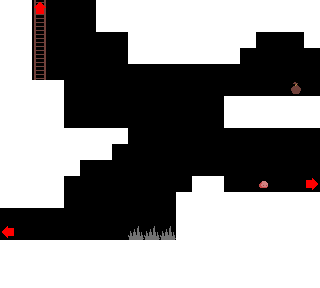

A level layout from a 2D game, rendered from its tile map. Below: a short description, then the map file with its tile-grid data intact:
An orthogonal 20x18 tile map with 16x16 px tiles, 2 tile layers (Tile Layer 1, Tile Layer 2).

<map version="1.10" tiledversion="1.11.2" orientation="orthogonal" renderorder="right-up" width="20" height="18" tilewidth="16" tileheight="16" infinite="0" nextlayerid="3" nextobjectid="1">
 <tileset firstgid="1" source="../../tiletypes.tsx" />
 <layer id="1" name="Tile Layer 1" width="20" height="18">
  <data encoding="csv">
1,1,18,0,0,0,1,1,1,1,1,1,1,1,1,1,1,1,1,1,
1,1,18,0,0,0,1,1,1,1,1,1,1,1,1,1,1,1,1,1,
1,1,18,0,0,0,0,0,1,1,1,1,1,1,1,1,0,0,0,1,
1,1,18,0,0,0,0,0,1,1,1,1,1,1,1,0,0,0,0,0,
1,1,18,0,0,0,0,0,0,0,0,0,0,0,0,0,0,0,0,0,
1,1,1,1,0,0,0,0,0,0,0,0,0,0,0,0,0,0,25,0,
1,1,1,1,0,0,0,0,0,0,0,0,0,0,1,1,1,1,1,1,
1,1,1,1,0,0,0,0,0,0,0,0,0,0,1,1,1,1,1,1,
1,1,1,1,1,1,1,1,0,0,0,0,0,0,0,0,0,0,0,0,
1,1,1,1,1,1,1,0,0,0,0,0,0,0,0,0,0,0,0,0,
1,1,1,1,1,0,0,0,0,0,0,0,0,0,0,0,0,0,0,0,
1,1,1,1,0,0,0,0,0,0,0,0,1,1,0,0,26,0,0,9,
1,1,1,1,0,0,0,0,0,0,0,1,1,1,1,1,1,1,1,1,
0,0,0,0,0,0,0,0,0,0,0,1,1,1,1,1,1,1,1,1,
10,0,0,0,0,0,0,0,19,19,19,1,1,1,1,1,1,1,1,1,
1,1,1,1,1,1,1,1,1,1,1,1,1,1,1,1,1,1,1,1,
1,1,1,1,1,1,1,1,1,1,1,1,1,1,1,1,1,1,1,1,
1,1,1,1,1,1,1,1,1,1,1,1,1,1,1,1,1,1,1,1
</data>
 </layer>
 <layer id="2" name="Tile Layer 2" width="20" height="18">
  <data encoding="csv">
0,0,12,0,0,0,0,0,0,0,0,0,0,0,0,0,0,0,0,0,
0,0,0,0,0,0,0,0,0,0,0,0,0,0,0,0,0,0,0,0,
0,0,0,0,0,0,0,0,0,0,0,0,0,0,0,0,0,0,0,0,
0,0,0,0,0,0,0,0,0,0,0,0,0,0,0,0,0,0,0,0,
0,0,0,0,0,0,0,0,0,0,0,0,0,0,0,0,0,0,0,0,
0,0,0,0,0,0,0,0,0,0,0,0,0,0,0,0,0,0,0,0,
0,0,0,0,0,0,0,0,0,0,0,0,0,0,0,0,0,0,0,0,
0,0,0,0,0,0,0,0,0,0,0,0,0,0,0,0,0,0,0,0,
0,0,0,0,0,0,0,0,0,0,0,0,0,0,0,0,0,0,0,0,
0,0,0,0,0,0,0,0,0,0,0,0,0,0,0,0,0,0,0,0,
0,0,0,0,0,0,0,0,0,0,0,0,0,0,0,0,0,0,0,0,
0,0,0,0,0,0,0,0,0,0,0,0,0,0,0,0,0,0,0,0,
0,0,0,0,0,0,0,0,0,0,0,0,0,0,0,0,0,0,0,0,
0,0,0,0,0,0,0,0,0,0,0,0,0,0,0,0,0,0,0,0,
0,0,0,0,0,0,0,0,0,0,0,0,0,0,0,0,0,0,0,0,
0,0,0,0,0,0,0,0,0,0,0,0,0,0,0,0,0,0,0,0,
0,0,0,0,0,0,0,0,0,0,0,0,0,0,0,0,0,0,0,0,
0,0,0,0,0,0,0,0,0,0,0,0,0,0,0,0,0,0,0,0
</data>
 </layer>
</map>
